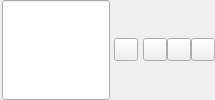
                    <widget class="QWidget" name="SearchWidget" native="true">
                     <layout class="QHBoxLayout" name="horizontalLayout_870">
                      <property name="spacing">
                       <number>0</number>
                      </property>
                      <property name="sizeConstraint">
                       <enum>QLayout::SetDefaultConstraint</enum>
                      </property>
                      <property name="leftMargin">
                       <number>2</number>
                      </property>
                      <property name="topMargin">
                       <number>0</number>
                      </property>
                      <property name="rightMargin">
                       <number>0</number>
                      </property>
                      <property name="bottomMargin">
                       <number>0</number>
                      </property>
                      <item>
                       <widget class="QLineEdit" name="SearchInputWidget">
                        <property name="sizePolicy">
                         <sizepolicy hsizetype="Expanding" vsizetype="Preferred">
                          <horstretch>200</horstretch>
                          <verstretch>200</verstretch>
                         </sizepolicy>
                        </property>
                        <property name="minimumSize">
                         <size>
                          <width>50</width>
                          <height>0</height>
                         </size>
                        </property>
                        <property name="maximumSize">
                         <size>
                          <width>200</width>
                          <height>16777215</height>
                         </size>
                        </property>
                        <property name="contextMenuPolicy">
                         <enum>Qt::NoContextMenu</enum>
                        </property>
                        <property name="toolTip">
                         <string>Tool search</string>
                        </property>
                       </widget>
                      </item>
                      <item>
                       <spacer name="horizontalSpacer_821">
                        <property name="orientation">
                         <enum>Qt::Horizontal</enum>
                        </property>
                        <property name="sizeType">
                         <enum>QSizePolicy::Fixed</enum>
                        </property>
                        <property name="sizeHint" stdset="0">
                         <size>
                          <width>4</width>
                          <height>10</height>
                         </size>
                        </property>
                       </spacer>
                      </item>
                      <item>
                       <widget class="QToolButton" name="SearchResetButton">
                        <property name="toolTip">
                         <string>Reset</string>
                        </property>
                        <property name="icon">
                         <iconset resource="../qrc/photivo.qrc">
                          <normaloff>:/dark/icons/edit-clear.png</normaloff>:/dark/icons/edit-clear.png</iconset>
                        </property>
                        <property name="iconSize">
                         <size>
                          <width>16</width>
                          <height>16</height>
                         </size>
                        </property>
                       </widget>
                      </item>
                      <item>
                       <spacer name="horizontalSpacer_444">
                        <property name="orientation">
                         <enum>Qt::Horizontal</enum>
                        </property>
                        <property name="sizeType">
                         <enum>QSizePolicy::Expanding</enum>
                        </property>
                        <property name="sizeHint" stdset="0">
                         <size>
                          <width>5</width>
                          <height>20</height>
                         </size>
                        </property>
                       </spacer>
                      </item>
                      <item>
                       <widget class="QToolButton" name="SearchFavouriteToolsButton">
                        <property name="toolTip">
                         <string>Favourite tools</string>
                        </property>
                        <property name="icon">
                         <iconset resource="../qrc/photivo.qrc">
                          <normaloff>:/dark/icons/bookmarked-tools.png</normaloff>:/dark/icons/bookmarked-tools.png</iconset>
                        </property>
                        <property name="iconSize">
                         <size>
                          <width>16</width>
                          <height>16</height>
                         </size>
                        </property>
                        <property name="toolButtonStyle">
                         <enum>Qt::ToolButtonIconOnly</enum>
                        </property>
                       </widget>
                      </item>
                      <item>
                       <widget class="QToolButton" name="SearchAllToolsButton">
                        <property name="toolTip">
                         <string>All visible tools</string>
                        </property>
                        <property name="icon">
                         <iconset resource="../qrc/photivo.qrc">
                          <normaloff>:/dark/icons/visible-tools.png</normaloff>:/dark/icons/visible-tools.png</iconset>
                        </property>
                        <property name="iconSize">
                         <size>
                          <width>16</width>
                          <height>16</height>
                         </size>
                        </property>
                        <property name="toolButtonStyle">
                         <enum>Qt::ToolButtonIconOnly</enum>
                        </property>
                       </widget>
                      </item>
                      <item>
                       <widget class="QToolButton" name="SearchActiveToolsButton">
                        <property name="toolTip">
                         <string>Active tools</string>
                        </property>
                        <property name="icon">
                         <iconset resource="../qrc/photivo.qrc">
                          <normaloff>:/dark/icons/active-tools.png</normaloff>:/dark/icons/active-tools.png</iconset>
                        </property>
                        <property name="iconSize">
                         <size>
                          <width>16</width>
                          <height>16</height>
                         </size>
                        </property>
                        <property name="toolButtonStyle">
                         <enum>Qt::ToolButtonIconOnly</enum>
                        </property>
                       </widget>
                      </item>
                     </layout>
                    </widget>
